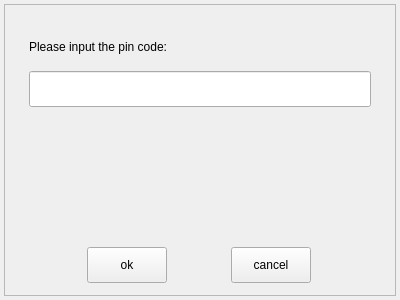
<?xml version="1.0" encoding="UTF-8"?>
<ui version="4.0">
 <class>TrustedUserPin</class>
 <widget class="QWidget" name="TrustedUserPin">
  <property name="geometry">
   <rect>
    <x>0</x>
    <y>0</y>
    <width>400</width>
    <height>300</height>
   </rect>
  </property>
  <property name="windowTitle">
   <string>Form</string>
  </property>
  <layout class="QVBoxLayout" name="verticalLayout">
   <property name="spacing">
    <number>4</number>
   </property>
   <property name="leftMargin">
    <number>4</number>
   </property>
   <property name="topMargin">
    <number>4</number>
   </property>
   <property name="rightMargin">
    <number>4</number>
   </property>
   <property name="bottomMargin">
    <number>4</number>
   </property>
   <item>
    <widget class="QFrame" name="m_frame">
     <property name="frameShape">
      <enum>QFrame::StyledPanel</enum>
     </property>
     <property name="frameShadow">
      <enum>QFrame::Raised</enum>
     </property>
     <layout class="QVBoxLayout" name="verticalLayout_2">
      <property name="leftMargin">
       <number>24</number>
      </property>
      <property name="topMargin">
       <number>24</number>
      </property>
      <property name="rightMargin">
       <number>24</number>
      </property>
      <property name="bottomMargin">
       <number>12</number>
      </property>
      <item>
       <widget class="QLabel" name="m_label">
        <property name="sizePolicy">
         <sizepolicy hsizetype="Fixed" vsizetype="Fixed">
          <horstretch>0</horstretch>
          <verstretch>0</verstretch>
         </sizepolicy>
        </property>
        <property name="minimumSize">
         <size>
          <width>0</width>
          <height>36</height>
         </size>
        </property>
        <property name="text">
         <string>Please input the pin code:</string>
        </property>
       </widget>
      </item>
      <item>
       <widget class="QLineEdit" name="m_userPin">
        <property name="minimumSize">
         <size>
          <width>0</width>
          <height>36</height>
         </size>
        </property>
       </widget>
      </item>
      <item>
       <spacer name="verticalSpacer">
        <property name="orientation">
         <enum>Qt::Vertical</enum>
        </property>
        <property name="sizeHint" stdset="0">
         <size>
          <width>20</width>
          <height>40</height>
         </size>
        </property>
       </spacer>
      </item>
      <item>
       <layout class="QHBoxLayout" name="horizontalLayout">
        <item>
         <widget class="QPushButton" name="m_ok">
          <property name="sizePolicy">
           <sizepolicy hsizetype="Fixed" vsizetype="Fixed">
            <horstretch>0</horstretch>
            <verstretch>0</verstretch>
           </sizepolicy>
          </property>
          <property name="minimumSize">
           <size>
            <width>72</width>
            <height>36</height>
           </size>
          </property>
          <property name="text">
           <string>ok</string>
          </property>
         </widget>
        </item>
        <item>
         <widget class="QPushButton" name="m_cancel">
          <property name="sizePolicy">
           <sizepolicy hsizetype="Fixed" vsizetype="Fixed">
            <horstretch>0</horstretch>
            <verstretch>0</verstretch>
           </sizepolicy>
          </property>
          <property name="minimumSize">
           <size>
            <width>72</width>
            <height>36</height>
           </size>
          </property>
          <property name="text">
           <string>cancel</string>
          </property>
         </widget>
        </item>
       </layout>
      </item>
     </layout>
    </widget>
   </item>
  </layout>
 </widget>
 <resources/>
 <connections/>
</ui>
